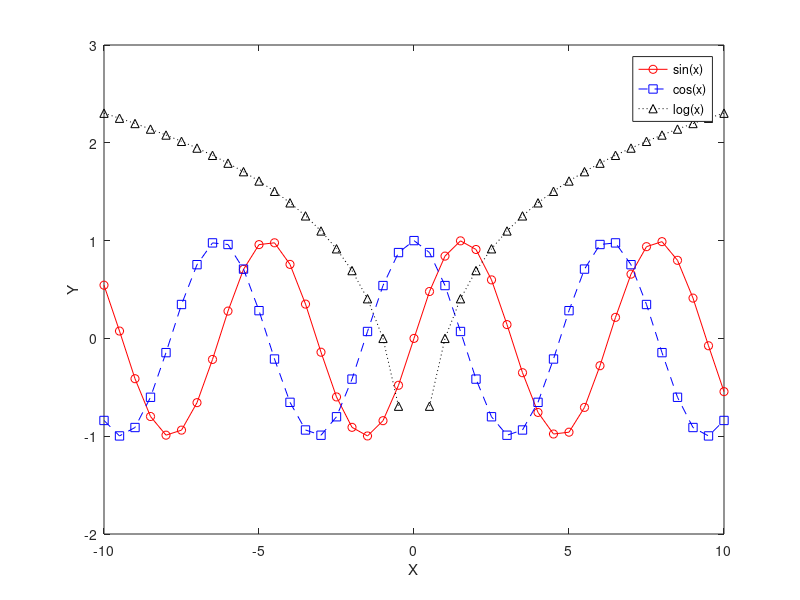

Write MATLAB code to recreate this figure.
x=-10:0.5:10;
y1=sin(x);
plot(x,y1,'-or');
hold on;
y2=cos(x);
plot(x,y2,'sb','LineStyle','--');
y3=log(x);
plot(x,y3,'-^k','LineStyle',':');
xlabel('X');
ylabel('Y');
legend('sin(x)','cos(x)','log(x)');
axis([-10 10 -2 3])